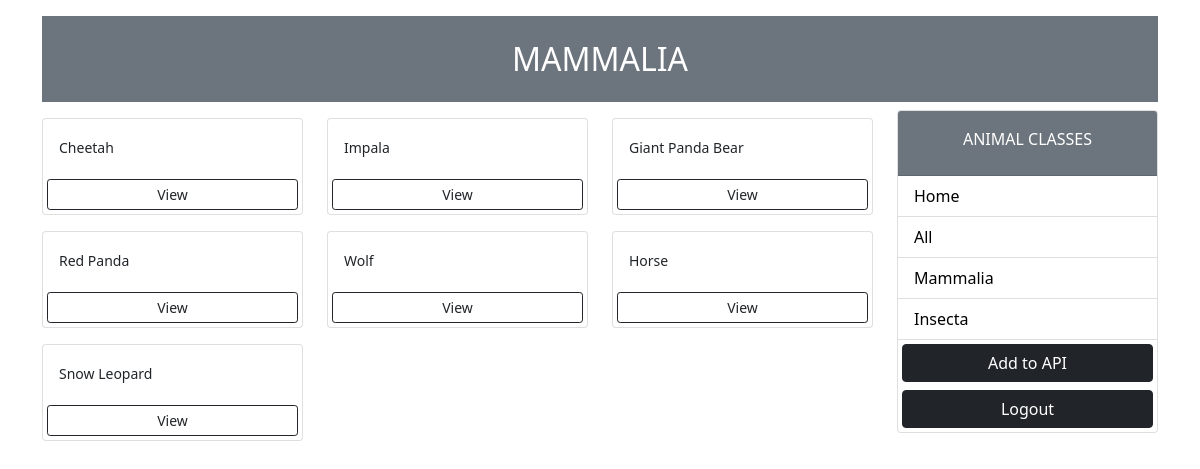
The page /all/?classname=Mammalia (signed in) on the database its author committed.
### animals/models.py (models this page shows, shortened)
class Animal(models.Model):
    name = models.CharField(max_length=150)
    kingdom = models.CharField(max_length=60)
    phylum = models.CharField(max_length=60)
    classname = models.CharField(max_length=60)
    order = models.CharField(max_length=60)
    family = models.CharField(max_length=60)
    genus = models.CharField(max_length=60)
    scientificname = models.CharField(max_length=150)
    profile_views = models.IntegerField(default=0, null=True, blank=True)
    class Meta:
        verbose_name_plural = 'Animals'   # to define plural

### animals/views.py (the view)
# urls.py: path('all/', views.viewAll, name='terms'),
def viewAll(request):
    existing_animals = []
    animalnames = Animal.objects.values('id', 'name')
    for animal in animalnames:
        existing_animals.append(animal['name'].lower())
    classname = request.GET.get('classname')
    if classname  == None:
        animals = Animal.objects.all()
        animals = animals[:12]
    else:
        animals = Animal.objects.filter(classname=classname)
        animals = animals[:12]
    classes = Animal.objects.values('classname').distinct()
    context = {'classes': classes, 'animals':animals, 'classname': classname, 'total': len(existing_animals)}  # , 'all': all, 'repeated': repeated_animals, 'distinct': len(list(set(existing_animals)))
    return render(request, 'all.html', context)

### animals/templates/all.html (shortened to what this page needs)
{% load static %}
<!DOCTYPE html>
<html lang="en">
<head>
    <link href="https://cdn.jsdelivr.net/npm/bootstrap@5.1.3/dist/css/bootstrap.min.css" rel="stylesheet">
</head>
<body class="m-3">
    <div class="container mb-4">
        <div class="col bg-secondary text-white">
            {% if classname %}
            <h2 class="row justify-content-center text-uppercase p-4">{{classname}}</h2>
            {% else %}
            <h2 class="row justify-content-center text-uppercase p-4">All Animals</h2>
            {% endif %}
        </div>
        <div class="row">
            <div class="col-md-9">
                <div class="row">
                    {% for animal in animals %}
                    <div class="col-md-4">
                        <div class="card my-2">
                            <div class="card-body">
                                <small>{{animal.name}}</small>
                            </div>
                            <a href="{% url 'animals:detail' animal.id %}" class="btn btn-outline-dark btn-sm m-1">View</a>
                        </div>
                    </div>
                    {% empty %}
                    <h3>No photos...</h3>
                    {% endfor %}
                </div>
            </div>
            <div class="col-md-3">
                <div class="card">
                    <div class="card-header bg-secondary">
                        <p class="row text-uppercase text-white pt-2 justify-content-center">Animal Classes</p>
                    </div>
                    <ul class="list-group list-group-flush">
                        <li class="list-group-item">
                            <a href="{% url 'animals:home' %}">Home</a>
                        </li>
                        <li class="list-group-item">
                            <a href="{% url 'animals:all' %}">All</a>
                        </li>
                        {% for class in classes %}
                        <li class=" list-group-item">
                            {% if class.classname == "-" %}
                            <a href="{% url 'animals:all' %}?classname={{class.classname}}">
                                {{"Other"}}
                            </a> {% else %}<a href="{% url 'animals:all' %}?classname={{class.classname}}">
                                {{class.classname}}
                            </a> {% endif %}
                        </li>
                        {% endfor %} {% if request.user.is_authenticated %}
                        <a href="{% url 'animals:add' %}" class="btn btn-dark btn-block btn-md m-1">Add to API</a>
                        <a href="{% url 'animals:logout' %}" class="btn btn-dark btn-block btn-md m-1">Logout</a>{% else %}
                        <a href="{% url 'animals:login' %}" class="btn btn-outline-dark btn-md" style="margin-top: 2.6rem;">Login</a> {% endif %}
                    </ul>
                </div>
            </div>
        </div>
    </div>
</body>
</html>

### animals/templates/all.html (style rules this page uses)
.list-group-item a { text-decoration: none; color: black; }

### rows shown on the page
Animal: name "Cheetah"
Animal: name "Impala"
Animal: name "Giant Panda Bear"
Animal: name "Red Panda"
Animal: name "Wolf"
Animal: name "Horse"
Animal: name "Snow Leopard"

### other values the page prints
{{ classname }} "MAMMALIA"
{{ class.classname }} "Mammalia" "Insecta"
